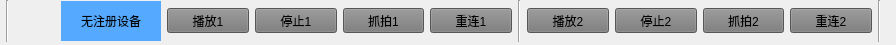
       <widget class="QWidget" name="widget_control" native="true">
        <property name="minimumSize">
         <size>
          <width>0</width>
          <height>45</height>
         </size>
        </property>
        <property name="maximumSize">
         <size>
          <width>16777215</width>
          <height>45</height>
         </size>
        </property>
        <widget class="QWidget" name="layoutWidget">
         <property name="geometry">
          <rect>
           <x>0</x>
           <y>0</y>
           <width>887</width>
           <height>42</height>
          </rect>
         </property>
         <layout class="QHBoxLayout" name="horizontalLayout_control">
          <property name="leftMargin">
           <number>6</number>
          </property>
          <property name="rightMargin">
           <number>6</number>
          </property>
          <item>
           <widget class="Line" name="line_7">
            <property name="orientation">
             <enum>Qt::Vertical</enum>
            </property>
           </widget>
          </item>
          <item>
           <widget class="QLabel" name="label_statuspic">
            <property name="minimumSize">
             <size>
              <width>40</width>
              <height>40</height>
             </size>
            </property>
            <property name="maximumSize">
             <size>
              <width>40</width>
              <height>40</height>
             </size>
            </property>
            <property name="text">
             <string/>
            </property>
           </widget>
          </item>
          <item>
           <widget class="QLabel" name="label_status">
            <property name="minimumSize">
             <size>
              <width>100</width>
              <height>40</height>
             </size>
            </property>
            <property name="maximumSize">
             <size>
              <width>100</width>
              <height>40</height>
             </size>
            </property>
            <property name="layoutDirection">
             <enum>Qt::LeftToRight</enum>
            </property>
            <property name="styleSheet">
             <string notr="true">background-color: rgb(85, 170, 255);</string>
            </property>
            <property name="text">
             <string>无注册设备</string>
            </property>
            <property name="alignment">
             <set>Qt::AlignCenter</set>
            </property>
           </widget>
          </item>
          <item>
           <widget class="QPushButton" name="pushButton_play1">
            <property name="maximumSize">
             <size>
              <width>16777215</width>
              <height>25</height>
             </size>
            </property>
            <property name="styleSheet">
             <string notr="true">background-color: rgb(120, 120, 120);</string>
            </property>
            <property name="text">
             <string>播放1</string>
            </property>
           </widget>
          </item>
          <item>
           <widget class="QPushButton" name="pushButton_stop1">
            <property name="maximumSize">
             <size>
              <width>16777215</width>
              <height>25</height>
             </size>
            </property>
            <property name="styleSheet">
             <string notr="true">background-color: rgb(120, 120, 120);</string>
            </property>
            <property name="text">
             <string>停止1</string>
            </property>
           </widget>
          </item>
          <item>
           <widget class="QPushButton" name="pushButton_snap1">
            <property name="maximumSize">
             <size>
              <width>16777215</width>
              <height>25</height>
             </size>
            </property>
            <property name="styleSheet">
             <string notr="true">background-color: rgb(120, 120, 120);</string>
            </property>
            <property name="text">
             <string>抓拍1</string>
            </property>
           </widget>
          </item>
          <item>
           <widget class="QPushButton" name="pushButton_reconnect1">
            <property name="maximumSize">
             <size>
              <width>16777215</width>
              <height>25</height>
             </size>
            </property>
            <property name="styleSheet">
             <string notr="true">background-color: rgb(120, 120, 120);</string>
            </property>
            <property name="text">
             <string>重连1</string>
            </property>
           </widget>
          </item>
          <item>
           <widget class="Line" name="line">
            <property name="orientation">
             <enum>Qt::Vertical</enum>
            </property>
           </widget>
          </item>
          <item>
           <widget class="QPushButton" name="pushButton_play2">
            <property name="maximumSize">
             <size>
              <width>16777215</width>
              <height>25</height>
             </size>
            </property>
            <property name="styleSheet">
             <string notr="true">background-color: rgb(120, 120, 120);</string>
            </property>
            <property name="text">
             <string>播放2</string>
            </property>
           </widget>
          </item>
          <item>
           <widget class="QPushButton" name="pushButton_stop2">
            <property name="maximumSize">
             <size>
              <width>16777215</width>
              <height>25</height>
             </size>
            </property>
            <property name="styleSheet">
             <string notr="true">background-color: rgb(120, 120, 120);</string>
            </property>
            <property name="text">
             <string>停止2</string>
            </property>
           </widget>
          </item>
          <item>
           <widget class="QPushButton" name="pushButton_snap2">
            <property name="maximumSize">
             <size>
              <width>16777215</width>
              <height>25</height>
             </size>
            </property>
            <property name="styleSheet">
             <string notr="true">background-color: rgb(120, 120, 120);</string>
            </property>
            <property name="text">
             <string>抓拍2</string>
            </property>
           </widget>
          </item>
          <item>
           <widget class="QPushButton" name="pushButton_reconnect2">
            <property name="maximumSize">
             <size>
              <width>16777215</width>
              <height>25</height>
             </size>
            </property>
            <property name="styleSheet">
             <string notr="true">background-color: rgb(120, 120, 120);</string>
            </property>
            <property name="text">
             <string>重连2</string>
            </property>
           </widget>
          </item>
          <item>
           <widget class="Line" name="line_9">
            <property name="orientation">
             <enum>Qt::Vertical</enum>
            </property>
           </widget>
          </item>
         </layout>
        </widget>
       </widget>
